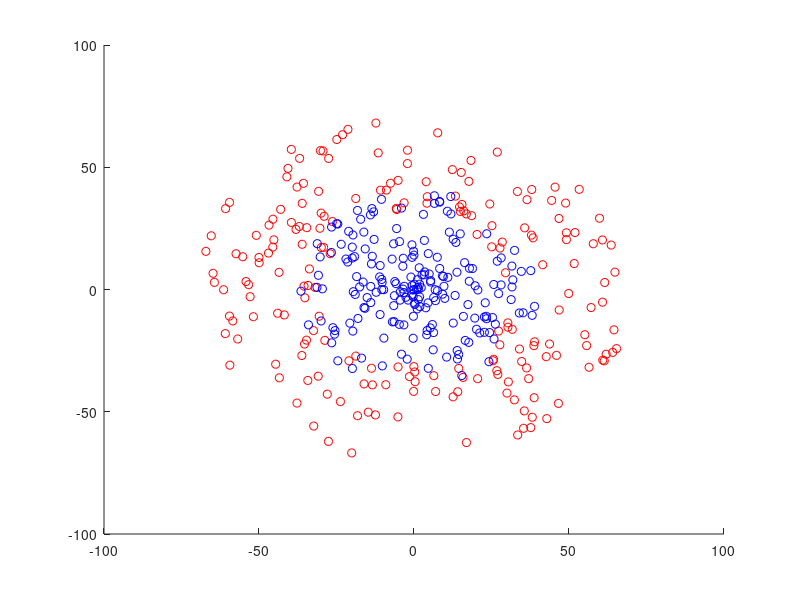

This figure's MATLAB source:
clear all;

data1 = load('data1.mat')
data2 = load('data2.mat')
data3 = load('data3.mat')
classifier_data = load('Classifiers.mat')

data1 = data1.dat;
data2 = data2.dat;
data3 = data3.dat;
clf = classifier_data.classifiers;


class_label = data1(:,3);
training_set = data1(:,1:2);
m = size(training_set,1);

% plot 


first_class_index = find(class_label == -1);
second_class_index = find(class_label == 1);

first_class_elements = training_set(first_class_index,:);
second_class_elements = training_set(second_class_index,:);

figure, hold on;

plot(first_class_elements(:, 1), first_class_elements(:, 2), 'ro');
plot(second_class_elements(:, 1), second_class_elements(:, 2), 'bo');